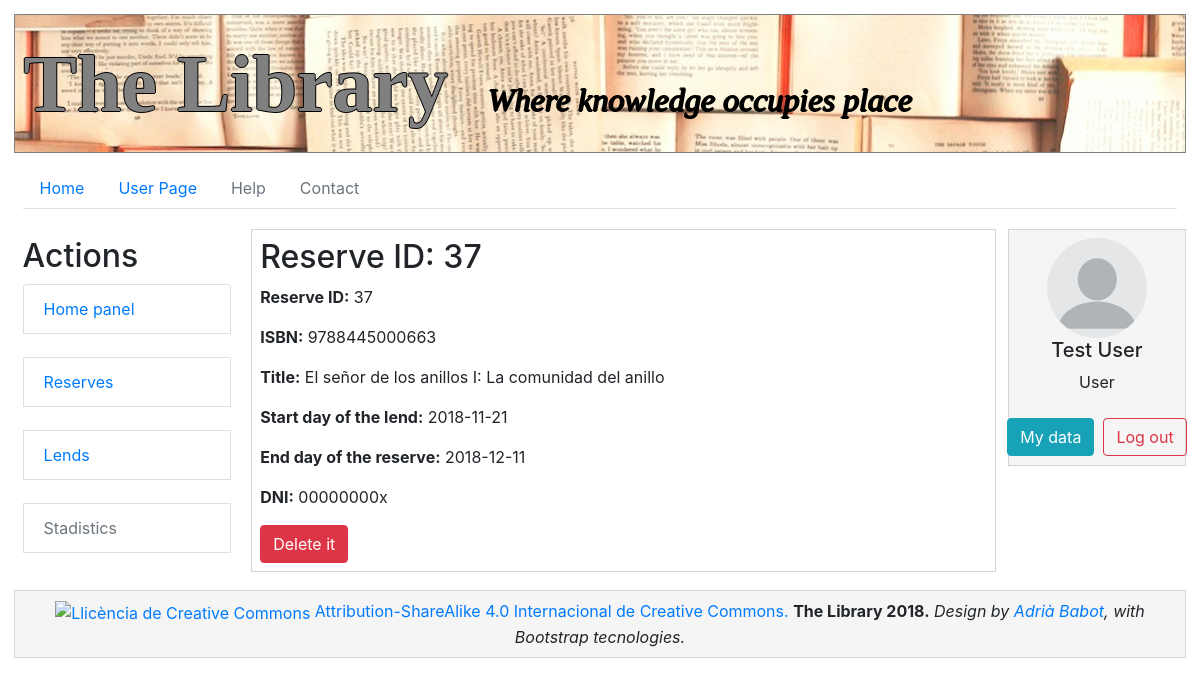
The app's page /pageBrowse.php?id=37&ref=reserve (signed in) with its own data.
### tables this page shows
CREATE TABLE `users` (
  `dni` varchar(10) NOT NULL,
  `name` varchar(20) NOT NULL,
  `surname` varchar(30) NOT NULL,
  `pass` varchar(8) NOT NULL,
  `user_type` int(1) NOT NULL,
  `phone_number` varchar(9) NOT NULL,
  `city` varchar(20) DEFAULT NULL,
  `postal_code` varchar(11) DEFAULT NULL,
  `email` varchar(30) NOT NULL,
  `direction` varchar(50) DEFAULT NULL
);

CREATE TABLE `reserve` (
  `id_reserve` int(11) NOT NULL,
  `start_time_reserve` date NOT NULL,
  `dni` varchar(10) NOT NULL,
  `id_copy` int(11) NOT NULL
);

### User.php (called while the page is built, shortened)
<?php
class User
{
    private $name;
    private $surname;
    private $user_type;
    public function __construct()
    {
        $params = func_get_args();
        $num_params = func_num_args();
        $f_constructor = '__construct' . $num_params;
        if (method_exists($this, $f_constructor)) {
            call_user_func_array(array($this, $f_constructor), $params);
        }
    }
    function __construct1($dni)
    {
        include("connection_data.inc");
        $connexion = new mysqli ($mysql_server, $mysql_login, $mysql_pass, "library");
        $sentenciaSQL = "SELECT * FROM users where dni='$dni';";
        $sql_result = $connexion->query($sentenciaSQL);
        while ($row = mysqli_fetch_assoc($sql_result)) {
            $this->name = $row['name'];
            $this->surname = $row['surname'];
            $this->user_type = $row['user_type'];
        }
    }
    public function getName()
    {
        return $this->name;
    }
    public function getSurname()
    {
        return $this->surname;
    }
    public function getUserType()
    {
        return $this->user_type;
    }
}

### Reserve.php (called while the page is built, shortened)
<?php
class Reserve
{
    private $id_reserve;
    public function __construct()
    {
        $params = func_get_args();
        $num_params = func_num_args();
        $f_constructor = '__construct' . $num_params;
        if (method_exists($this, $f_constructor)) {
            call_user_func_array(array($this, $f_constructor), $params);
        }
    }
    public function __construct1($id_reserve)
    {
        include("connection_data.inc");
        $connexion = new mysqli ($mysql_server, $mysql_login, $mysql_pass, "library");
        $sentenciaSQL = "SELECT * FROM reserve where id_reserve='$id_reserve';";
        $sql_result = $connexion->query($sentenciaSQL);
        while ($row = mysqli_fetch_assoc($sql_result)) {
            $this->id_reserve = $row['id_reserve'];
        }
    }
    public function getIdReserve()
    {
        return $this->id_reserve;
    }
}

### pageBrowse.php (the view, shortened to what this page needs)
<!DOCTYPE html>
<html lang="en">
<?php require("head.php"); ?>
<body>
<main>
    <aside id="ad1">
        <?php include('extendedUser_toolsMenu.inc'); ?>
    </aside>
    <aside id="ad2">
        <?php include('loggedInAs.inc') ?>
    </aside>
    <section>
        <?php
        require_once("ShowData.php");
        require_once("Lend.php");
        require_once("Reserve.php");
        $tableName = $_GET['ref'];
        $id = $_GET['id'];
        switch ($tableName) {
            case 'reserve':
                $work_reserve = new Reserve($id);
                echo "<h2>Reserve ID: " . $work_reserve->getIdReserve() . "</h2>";
                break;
        }
        ?>
    </section>
</main>
<?php include('footer.php') ?>
</body>
</html>

### loggedInAs.inc (shortened to what this page needs)
<?php
include_once('User.php');
$work_user = new User($_SESSION['user_id']);
?>
<div class="profile-sidebar">
    <div class="d-flex justify-content-center">
        <img id="profileImg" src="res/users/pred_user.png" alt="User picture">
    </div>
    <div>
        <div class="d-flex justify-content-center">
            <?php echo "<h5>".$work_user->getName() . " " . $work_user->getSurname()."</h5>"?>
        </div>
        <div class="d-flex justify-content-center">
            <?php
            switch ($work_user->getUserType()){
                case USER_TYPE_USER:
                    echo"User";
                    break;
            }
            ?>
        </div>
    </div>
    <br/>
    <div class="d-flex justify-content-center">
        <br/>
        <?php echo "<a class=\"btn btn-info\" href=\"pageBrowse.php?id=" . $_SESSION['user_id'] . "&ref=users\">My data</a>";?>
        &nbsp&nbsp<a href="logOut.php" class="btn btn-outline-danger">Log out</a>
    </div>
</div>

### css/index.css (style rules this page uses)
header, nav, body, footer, aside, section { margin: 0.5%; padding: 0.7%; }
div { text-align: justify; text-justify: inter-word; }
aside#ad1 { float: left; width: 19%; }
#profileImg { border-radius: 50% !important; }
aside#ad2 { float: right; width: 15%; text-align: left; border: 1px solid lightgrey; background-color: whitesmoke; }
section { float: left; width: 63%; border: 1px solid lightgrey; }
html:before { content: ""; position: fixed; z-index: -1; display: block; background: white url('../res/img/book.png') no-repeat fixed center; width: 100%; height: 100%; filter: opacity(18%); }

### records on screen
users: name "Test", surname "User"
reserve: id_reserve "37"

### other values on screen
$this->lines[$j - 1]['name'] "Reserve ID"
$this->lines[$j - 1]['data'] "37"
$this->lines[$j - 1]['name'] "ISBN"
$this->lines[$j - 1]['data'] "9788445000663"
$this->lines[$j - 1]['name'] "Title"
$this->lines[$j - 1]['data'] "El señor de los anillos I: La comunidad del anillo"
$this->lines[$j - 1]['name'] "Start day of the lend"
$this->lines[$j - 1]['data'] "2018-11-21"
$this->lines[$j - 1]['name'] "End day of the reserve"
$this->lines[$j - 1]['data'] "2018-12-11"
$this->lines[$j - 1]['name'] "DNI"
$this->lines[$j - 1]['data'] "00000000x"
